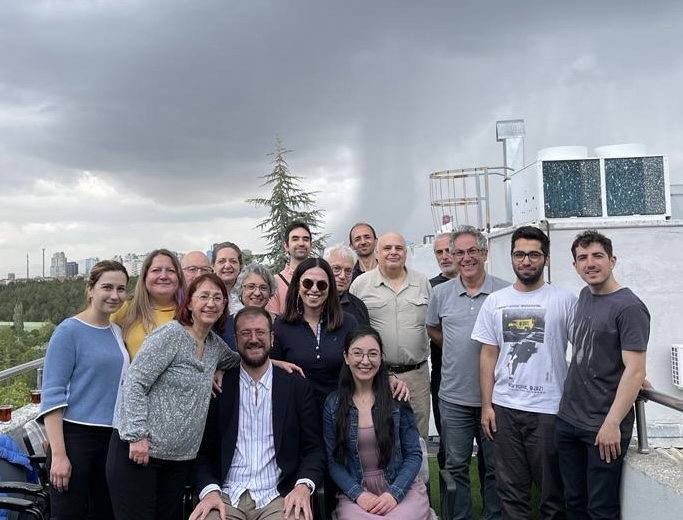
#> input picture Ch12/Figure5/IMG_0831/IMG_0831.jpg, 683 x 520 px, found by its file name
$ python sobel_code.py   (older library calls are emulated)
#> lines starting #> are read from the running program, lines starting #| are printed output that depends on the picture
import cv2
import matplotlib.pyplot as plt
import numpy as np

image = cv2.imread('C:\\Users\\indus\\OneDrive\\Desktop\\ImageBook\\MyImplementations\\Ch12\\Figure5\\IMG_0831\\IMG_0831.jpg')
#> image is the input picture: shape (520, 683, 3); mean B, G, R 146.6, 138.2, 135.2

gray_image = cv2.cvtColor(image, cv2.COLOR_BGR2GRAY)
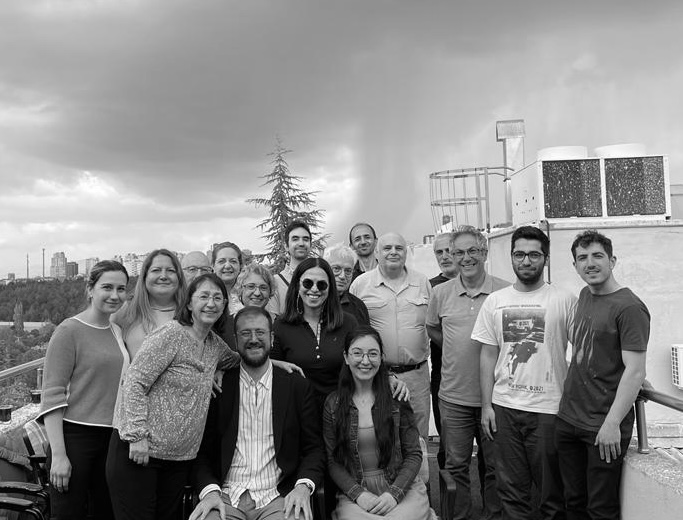
#> gray_image: shape (520, 683); min 0, max 255, mean 138.2

smoothed_image = cv2.GaussianBlur(gray_image, (35, 35), 0)
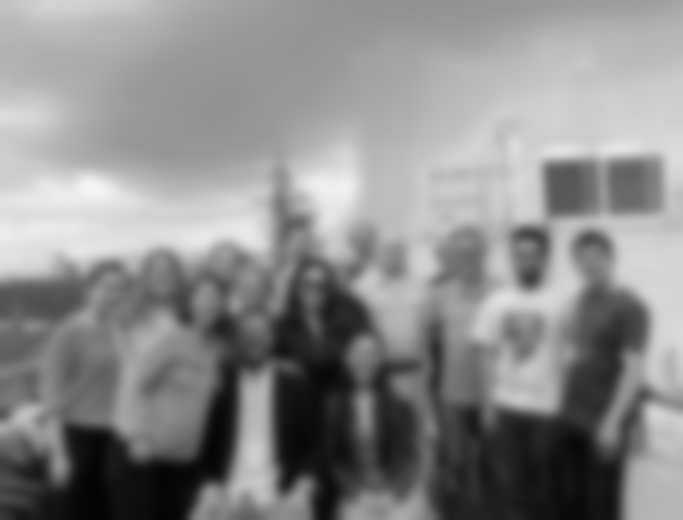
#> smoothed_image: shape (520, 683); min 3, max 246, mean 138.2

sobel_x = cv2.Sobel(smoothed_image, cv2.CV_64F, 1, 0, ksize=3)
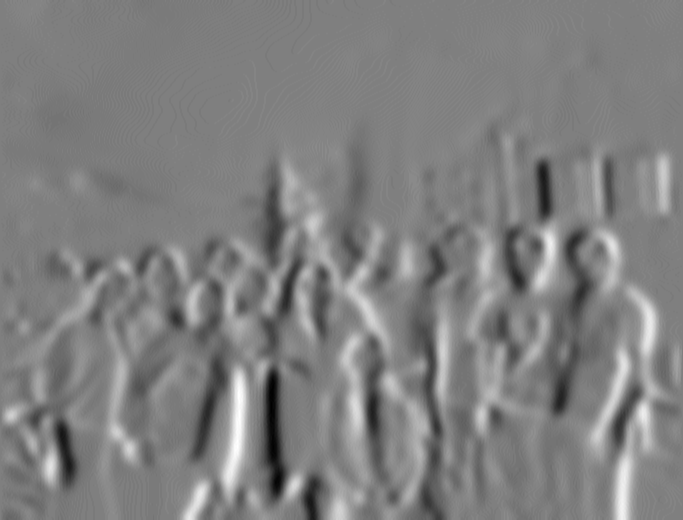
#> sobel_x: shape (520, 683) float64; min -96, max 96, mean 0.5; drawn with min black and max white
sobel_y = cv2.Sobel(smoothed_image, cv2.CV_64F, 0, 1, ksize=3)
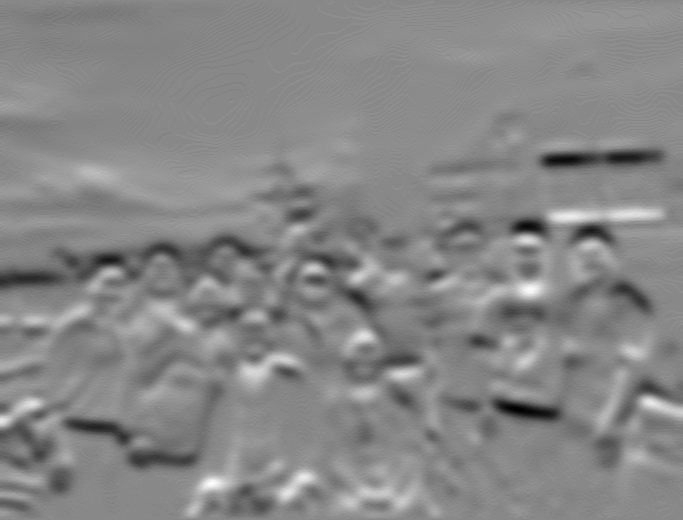
#> sobel_y: shape (520, 683) float64; min -96, max 83, mean -1.4; drawn with min black and max white

gradient_magnitude = np.sqrt(sobel_x**2 + sobel_y**2)
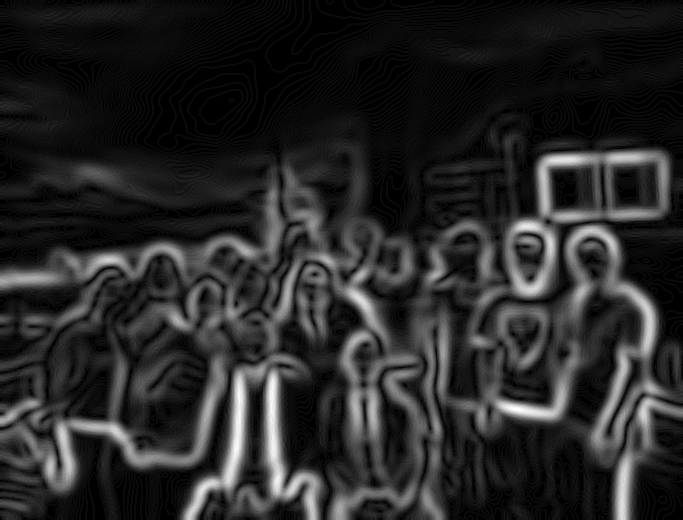
#> gradient_magnitude: shape (520, 683) float64; min 0, max 98.06, mean 15.4; drawn with min black and max white

cv2.imwrite('C:\\Users\\indus\\OneDrive\\Desktop\\ImageBook\\MyImplementations\\Ch12\\Figure5\\IMG_0831\\gradient_magnitude.jpg', gradient_magnitude)
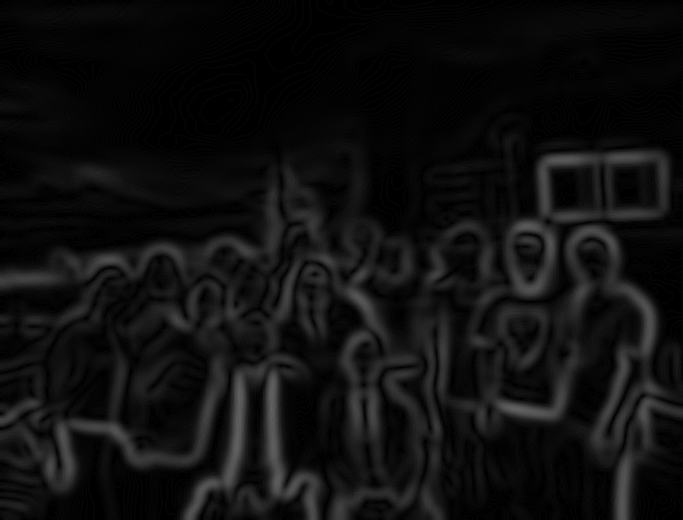
#> saved as gradient_magnitude.jpg: shape (520, 683); min 0, max 98, mean 15.3
